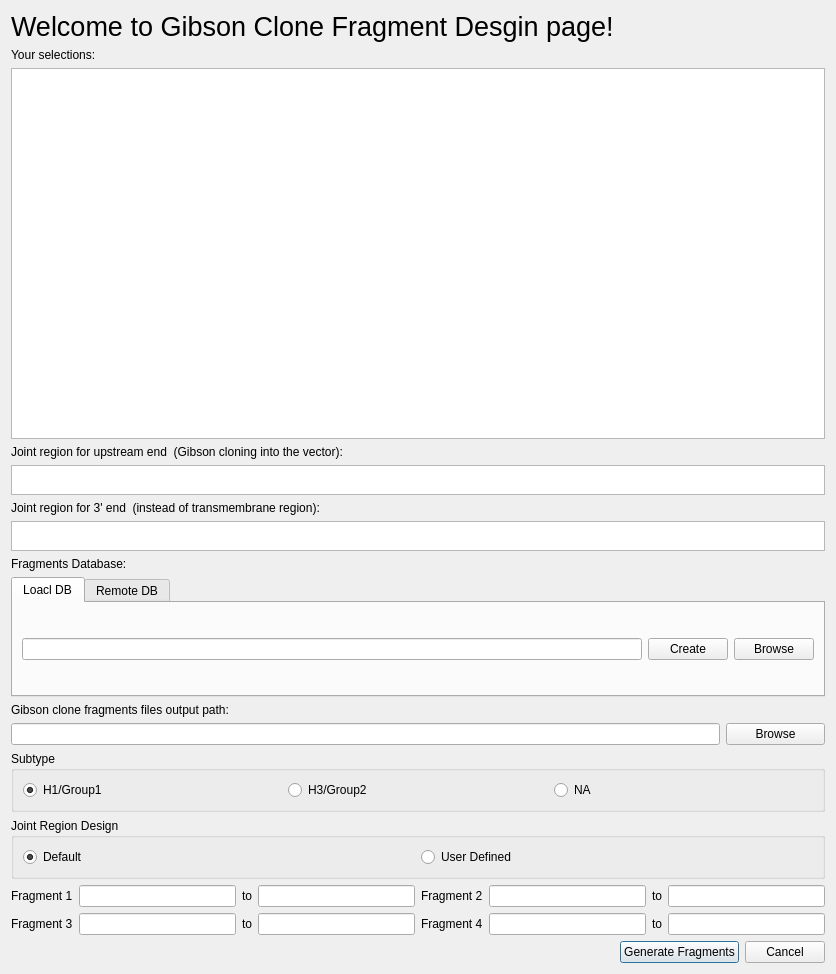
<?xml version="1.0" encoding="UTF-8"?>
<ui version="4.0">
 <class>gibsoncloneDialog</class>
 <widget class="QDialog" name="gibsoncloneDialog">
  <property name="geometry">
   <rect>
    <x>0</x>
    <y>0</y>
    <width>718</width>
    <height>974</height>
   </rect>
  </property>
  <property name="windowTitle">
   <string>Gibson Clone Fragments Design</string>
  </property>
  <layout class="QGridLayout" name="gridLayout_6">
   <item row="0" column="0">
    <widget class="QLabel" name="label">
     <property name="font">
      <font>
       <pointsize>20</pointsize>
      </font>
     </property>
     <property name="text">
      <string>Welcome to Gibson Clone Fragment Desgin page!</string>
     </property>
    </widget>
   </item>
   <item row="1" column="0">
    <widget class="QLabel" name="label_2">
     <property name="text">
      <string>Your selections:</string>
     </property>
    </widget>
   </item>
   <item row="2" column="0" colspan="3">
    <widget class="QListWidget" name="selection">
     <property name="selectionMode">
      <enum>QAbstractItemView::MultiSelection</enum>
     </property>
    </widget>
   </item>
   <item row="3" column="0">
    <widget class="QLabel" name="label_3">
     <property name="text">
      <string>Joint region for upstream end  (Gibson cloning into the vector):</string>
     </property>
    </widget>
   </item>
   <item row="4" column="0" colspan="3">
    <widget class="QTextEdit" name="jointUP">
     <property name="maximumSize">
      <size>
       <width>16777215</width>
       <height>30</height>
      </size>
     </property>
    </widget>
   </item>
   <item row="5" column="0">
    <widget class="QLabel" name="label_5">
     <property name="text">
      <string>Joint region for 3' end  (instead of transmembrane region):</string>
     </property>
    </widget>
   </item>
   <item row="6" column="0" colspan="3">
    <widget class="QTextEdit" name="jointDOWN">
     <property name="maximumSize">
      <size>
       <width>16777215</width>
       <height>30</height>
      </size>
     </property>
    </widget>
   </item>
   <item row="7" column="0">
    <widget class="QLabel" name="label_6">
     <property name="text">
      <string>Fragments Database:</string>
     </property>
    </widget>
   </item>
   <item row="8" column="0" colspan="3">
    <widget class="QTabWidget" name="tabWidget">
     <property name="maximumSize">
      <size>
       <width>16777215</width>
       <height>120</height>
      </size>
     </property>
     <property name="currentIndex">
      <number>0</number>
     </property>
     <widget class="QWidget" name="tab">
      <attribute name="title">
       <string>Loacl DB</string>
      </attribute>
      <layout class="QGridLayout" name="gridLayout_2">
       <item row="0" column="0">
        <widget class="QLineEdit" name="dbpath"/>
       </item>
       <item row="0" column="1">
        <widget class="QPushButton" name="createDB">
         <property name="text">
          <string>Create</string>
         </property>
        </widget>
       </item>
       <item row="0" column="2">
        <widget class="QPushButton" name="browseDB">
         <property name="text">
          <string>Browse</string>
         </property>
        </widget>
       </item>
      </layout>
     </widget>
     <widget class="QWidget" name="tab_2">
      <attribute name="title">
       <string>Remote DB</string>
      </attribute>
      <layout class="QGridLayout" name="gridLayout_3">
       <item row="0" column="5">
        <widget class="QLabel" name="label_9">
         <property name="text">
          <string>DB name</string>
         </property>
        </widget>
       </item>
       <item row="0" column="6">
        <widget class="QLineEdit" name="DBnameinput"/>
       </item>
       <item row="1" column="1">
        <widget class="QLineEdit" name="Userinput"/>
       </item>
       <item row="1" column="0">
        <widget class="QLabel" name="label_8">
         <property name="text">
          <string>User Name</string>
         </property>
        </widget>
       </item>
       <item row="0" column="3" colspan="2">
        <widget class="QLineEdit" name="Portinput"/>
       </item>
       <item row="1" column="2" colspan="2">
        <widget class="QLabel" name="label_10">
         <property name="text">
          <string>Password</string>
         </property>
        </widget>
       </item>
       <item row="0" column="0">
        <widget class="QLabel" name="label_7">
         <property name="text">
          <string>Server IP</string>
         </property>
        </widget>
       </item>
       <item row="1" column="4" colspan="3">
        <widget class="QLineEdit" name="Passinput"/>
       </item>
       <item row="0" column="2">
        <widget class="QLabel" name="label_11">
         <property name="text">
          <string>Port</string>
         </property>
        </widget>
       </item>
       <item row="0" column="1">
        <widget class="QLineEdit" name="IPinput"/>
       </item>
      </layout>
     </widget>
    </widget>
   </item>
   <item row="9" column="0">
    <widget class="QLabel" name="label_4">
     <property name="text">
      <string>Gibson clone fragments files output path:</string>
     </property>
    </widget>
   </item>
   <item row="10" column="0" colspan="2">
    <widget class="QLineEdit" name="outpath"/>
   </item>
   <item row="10" column="2">
    <widget class="QPushButton" name="browse">
     <property name="text">
      <string>Browse</string>
     </property>
    </widget>
   </item>
   <item row="11" column="0" colspan="3">
    <widget class="QGroupBox" name="groupBox">
     <property name="title">
      <string>Subtype</string>
     </property>
     <layout class="QGridLayout" name="gridLayout_5">
      <item row="0" column="0">
       <widget class="QRadioButton" name="radioButtonH1">
        <property name="text">
         <string>H1/Group1</string>
        </property>
        <property name="checked">
         <bool>true</bool>
        </property>
       </widget>
      </item>
      <item row="0" column="1">
       <widget class="QRadioButton" name="radioButtonH3">
        <property name="text">
         <string>H3/Group2</string>
        </property>
       </widget>
      </item>
      <item row="0" column="2">
       <widget class="QRadioButton" name="radioButtonNA">
        <property name="text">
         <string>NA</string>
        </property>
       </widget>
      </item>
     </layout>
    </widget>
   </item>
   <item row="12" column="0" colspan="3">
    <widget class="QGroupBox" name="groupBox_2">
     <property name="title">
      <string>Joint Region Design</string>
     </property>
     <layout class="QGridLayout" name="gridLayout_4">
      <item row="0" column="0">
       <widget class="QRadioButton" name="radioButtonDefault">
        <property name="text">
         <string>Default</string>
        </property>
        <property name="checked">
         <bool>true</bool>
        </property>
       </widget>
      </item>
      <item row="0" column="1">
       <widget class="QRadioButton" name="radioButtonUser">
        <property name="text">
         <string>User Defined</string>
        </property>
       </widget>
      </item>
     </layout>
    </widget>
   </item>
   <item row="13" column="0" colspan="3">
    <layout class="QGridLayout" name="gridLayout">
     <item row="0" column="5">
      <widget class="QLineEdit" name="F2_start">
       <property name="readOnly">
        <bool>true</bool>
       </property>
      </widget>
     </item>
     <item row="0" column="3">
      <widget class="QLineEdit" name="F1_end">
       <property name="readOnly">
        <bool>true</bool>
       </property>
      </widget>
     </item>
     <item row="2" column="2">
      <widget class="QLabel" name="label_18">
       <property name="text">
        <string>to</string>
       </property>
      </widget>
     </item>
     <item row="2" column="0">
      <widget class="QLabel" name="label_14">
       <property name="text">
        <string>Fragment 3</string>
       </property>
      </widget>
     </item>
     <item row="0" column="6">
      <widget class="QLabel" name="label_19">
       <property name="text">
        <string>to</string>
       </property>
      </widget>
     </item>
     <item row="2" column="1">
      <widget class="QLineEdit" name="F3_start">
       <property name="readOnly">
        <bool>true</bool>
       </property>
      </widget>
     </item>
     <item row="2" column="5">
      <widget class="QLineEdit" name="F4_start">
       <property name="readOnly">
        <bool>true</bool>
       </property>
      </widget>
     </item>
     <item row="2" column="4">
      <widget class="QLabel" name="label_16">
       <property name="text">
        <string>Fragment 4</string>
       </property>
      </widget>
     </item>
     <item row="0" column="1">
      <widget class="QLineEdit" name="F1_start">
       <property name="readOnly">
        <bool>true</bool>
       </property>
      </widget>
     </item>
     <item row="0" column="2">
      <widget class="QLabel" name="label_17">
       <property name="text">
        <string>to</string>
       </property>
      </widget>
     </item>
     <item row="2" column="6">
      <widget class="QLabel" name="label_20">
       <property name="text">
        <string>to</string>
       </property>
      </widget>
     </item>
     <item row="0" column="0">
      <widget class="QLabel" name="label_13">
       <property name="text">
        <string>Fragment 1</string>
       </property>
      </widget>
     </item>
     <item row="0" column="4">
      <widget class="QLabel" name="label_15">
       <property name="text">
        <string>Fragment 2</string>
       </property>
      </widget>
     </item>
     <item row="2" column="3">
      <widget class="QLineEdit" name="F3_end">
       <property name="readOnly">
        <bool>true</bool>
       </property>
      </widget>
     </item>
     <item row="0" column="7">
      <widget class="QLineEdit" name="F2_end">
       <property name="readOnly">
        <bool>true</bool>
       </property>
      </widget>
     </item>
     <item row="2" column="7">
      <widget class="QLineEdit" name="F4_end">
       <property name="readOnly">
        <bool>true</bool>
       </property>
      </widget>
     </item>
    </layout>
   </item>
   <item row="14" column="1" colspan="2">
    <layout class="QHBoxLayout" name="horizontalLayout">
     <item>
      <widget class="QPushButton" name="yes">
       <property name="text">
        <string>Generate Fragments</string>
       </property>
       <property name="default">
        <bool>true</bool>
       </property>
      </widget>
     </item>
     <item>
      <widget class="QPushButton" name="cancel">
       <property name="text">
        <string>Cancel</string>
       </property>
      </widget>
     </item>
    </layout>
   </item>
  </layout>
 </widget>
 <resources/>
 <connections/>
</ui>
